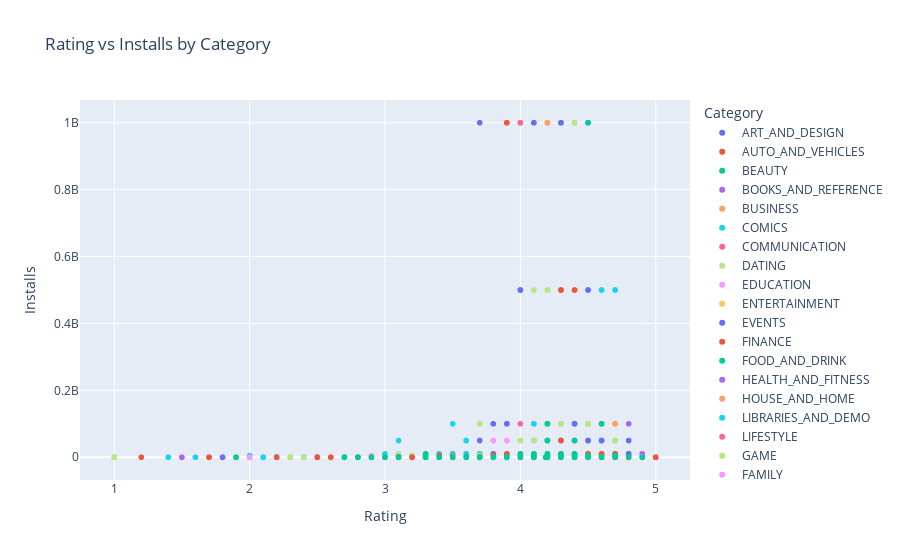

Notebook cell for this chart:
### Code cell
px.scatter(df, x='Rating', y='Installs', color='Category', title='Rating vs Installs by Category')

### Figure 1 — Plotly figure (JSON) as saved in the notebook; plotly's stock layout.template omitted (floating-point values rounded to 4 significant figures; data arrays with more than 128 entries replaced by an {"elided": "..."} marker saying what was removed)
{"data": [{"hovertemplate": "Category=ART_AND_DESIGN<br>Rating=%{x}<br>Installs=%{y}<extra></extra>", "legendgroup": "ART_AND_DESIGN", "marker": {"color": "#636efa", "symbol": "circle"}, "mode": "markers", "name": "ART_AND_DESIGN", "showlegend": true, "type": "scattergl", "x": [4.1, 3.9, 4.7, 4.5, 4.3, 4.4, 3.8, 4.1, 4.4, 4.7, 4.4, 4.4, 4.2, 4.6, 4.4, 3.2, 4.7, 4.5, 4.3, 4.6, 4.0, 4.1, 4.7, 4.188, 4.7, 4.8, 4.7, 4.1, 3.9, 4.1, 4.2, 4.1, 4.5, 4.2, 4.7, 3.8, 4.7, 4.1, 4.7, 4.0, 4.2, 4.5, 4.4, 3.8, 4.2, 4.7, 4.6, 4.2, 4.3, 4.8, 4.4, 4.4, 4.7, 4.7, 4.8, 4.7, 3.4, 4.8, 4.0, 4.8, 4.188, 4.2, 4.3, 4.188, 5.0], "xaxis": "x", "y": [10000, 500000, 5000000, 50000000, 100000, 50000, 50000, 1000000, 1000000, 10000, 1000000, 1000000, 10000000, 100000, 100000, 5000, 500000, 10000, 5000000, 10000000, 100000, 100000, 500000, 100000, 50000, 10000, 500000, 100000, 10000, 100000, 100000, 50000, 100000, 100000, 10000, 100000, 500000, 5000000, 10000, 500000, 10000, 100000, 10000000, 100000, 10000, 10000000, 100000, 100000, 100000, 50000, 1000, 10000000, 100000, 5000, 10000, 1000, 100000, 5000, 1000, 5000, 5000, 50000, 10000, 0, 100], "yaxis": "y"}, {"hovertemplate": "Category=AUTO_AND_VEHICLES<br>Rating=%{x}<br>Installs=%{y}<extra></extra>", "legendgroup": "AUTO_AND_VEHICLES", "marker": {"color": "#EF553B", "symbol": "circle"}, "mode": "markers", "name": "AUTO_AND_VEHICLES", "showlegend": true, "type": "scattergl", "x": [4.2, 4.0, 3.8, 4.6, 3.9, 4.3, 4.9, 4.4, 4.2, 4.0, 3.9, 4.6, 4.9, 4.3, 4.6, 4.9, 3.9, 4.0, 4.3, 3.9, 4.2, 4.8, 3.6, 4.2, 4.8, 4.8, 4.6, 4.5, 4.3, 4.5, 4.9, 3.9, 4.4, 4.0, 4.3, 3.7, 4.4, 4.3, 3.2, 4.6, 4.6, 4.5, 3.7, 4.6, 4.6, 4.6, 4.0, 4.4, 4.0, 4.9, 4.6, 4.5, 4.0, 4.188, 4.4, 4.188, 4.188, 4.188, 4.3, 4.8, 4.188, 4.5, 4.8, 4.2, 3.5, 4.188, 4.2, 4.0, 2.6, 4.188, 4.2, 4.4, 4.0, 3.5, 4.188, 3.2, 4.188, 3.0, 4.188, 3.1, 2.1, 3.9, 4.6, 4.188, 4.188], "xaxis": "x", "y": [100000, 1000000, 100000, 1000000, 100000, 100000, 100000, 50000, 100000, 100000, 100000, 10000, 100000, 1000000, 100000, 100000, 10000, 50000, 5000000, 100000, 5000000, 5000000, 500000, 10000000, 100000, 500000, 50000, 100000, 1000000, 100000, 1000000, 50000, 1000000, 500000, 100000, 1000000, 1000000, 100000, 100000, 1000000, 100000, 100000, 1000000, 1000000, 1000000, 1000000, 500000, 500000, 100000, 1000, 50000, 10000, 100000, 50, 1000, 10, 100, 10, 1000, 500, 10, 100000, 500, 10000, 100, 100, 10000, 1000, 1000, 5, 500, 10000000, 100, 5000, 10, 1000, 10, 100, 5, 1000, 5000, 1000, 10000, 1, 100], "yaxis": "y"}, {"hovertemplate": "Category=BEAUTY<br>Rating=%{x}<br>Installs=%{y}<extra></extra>", "legendgroup": "BEAUTY", "marker": {"color": "#00cc96", "symbol": "circle"}, "mode": "markers", "name": "BEAUTY", "showlegend": true, "type": "scattergl", "x": [4.7, 4.9, 4.7, 3.9, 3.9, 4.2, 4.6, 4.3, 4.7, 4.7, 4.8, 4.2, 4.3, 4.5, 4.1, 4.188, 4.2, 4.5, 4.4, 4.0, 4.1, 4.1, 4.4, 4.6, 4.5, 4.188, 3.9, 4.4, 4.188, 4.6, 3.8, 4.188, 4.188, 4.0, 4.3, 4.5, 4.188, 4.1, 3.7, 4.7, 4.2, 3.1, 4.188, 4.0, 4.188, 4.0, 4.188, 4.5, 4.188, 4.188, 4.0, 4.7, 3.9], "xaxis": "x", "y": [500000, 1000000, 100000, 500000, 1000000, 500000, 100000, 1000000, 50000, 1000000, 10000, 1000000, 100000, 10000, 50000, 100000, 10000, 10000, 10000, 10000000, 500000, 1000000, 50000, 10000, 1000000, 50000, 500000, 500000, 100000, 10000, 5000, 10000, 10000, 100000, 5000, 100000, 10000, 10000, 1000000, 50000, 10000, 10000, 100, 1000, 100, 100, 50, 5000000, 500, 100, 100, 5000, 100000], "yaxis": "y"}, {"hovertemplate": "Category=BOOKS_AND_REFERENCE<br>Rating=%{x}<br>Installs=%{y}<extra></extra>", "legendgroup": "BOOKS_AND_REFERENCE", "marker": {"color": "#ab63fa", "symbol": "circle"}, "mode": "markers", "name": "BOOKS_AND_REFERENCE", "showlegend": true, "type": "scattergl", "x": {"elided": "230 float values"}, "xaxis": "x", "y": {"elided": "230 int values"}, "yaxis": "y"}, {"hovertemplate": "Category=BUSINESS<br>Rating=%{x}<br>Installs=%{y}<extra></extra>", "legendgroup": "BUSINESS", "marker": {"color": "#FFA15A", "symbol": "circle"}, "mode": "markers", "name": "BUSINESS", "showlegend": true, "type": "scattergl", "x": {"elided": "427 float values"}, "xaxis": "x", "y": {"elided": "427 int values"}, "yaxis": "y"}, {"hovertemplate": "Category=COMICS<br>Rating=%{x}<br>Installs=%{y}<extra></extra>", "legendgroup": "COMICS", "marker": {"color": "#19d3f3", "symbol": "circle"}, "mode": "markers", "name": "COMICS", "showlegend": true, "type": "scattergl", "x": [4.5, 4.6, 4.7, 4.7, 4.8, 3.9, 4.1, 4.4, 4.6, 4.5, 4.7, 4.4, 4.5, 3.9, 3.2, 3.2, 4.1, 4.5, 4.2, 4.2, 3.7, 4.5, 4.6, 4.5, 4.188, 4.7, 4.4, 3.5, 3.3, 4.5, 4.4, 4.2, 5.0, 4.4, 4.7, 4.4, 4.4, 4.6, 4.4, 4.5, 3.7, 2.8, 3.3, 4.1, 3.3, 3.9, 4.0, 4.8, 3.0, 3.2, 3.5, 4.4, 3.8, 4.3, 3.8, 4.2, 4.1, 5.0, 4.188, 3.4], "xaxis": "x", "y": [10000000, 500000, 1000000, 500000, 50000, 50000, 50000, 1000000, 10000, 10000, 10000, 10000, 10000, 100000, 5000000, 100000, 1000000, 100000, 1000000, 1000000, 1000000, 1000000, 100000, 5000000, 50000, 100000, 10000, 10000, 5000, 500000, 1000000, 5000, 1000, 5000000, 10000, 50000, 1000000, 100000, 100000, 10000000, 50000, 100, 5000, 50000, 500000, 100000, 5000, 1000000, 1000000, 100000, 100000, 10000, 500000, 10000, 100000, 1000000, 5000000, 5000, 50, 10000], "yaxis": "y"}, {"hovertemplate": "Category=COMMUNICATION<br>Rating=%{x}<br>Installs=%{y}<extra></extra>", "legendgroup": "COMMUNICATION", "marker": {"color": "#FF6692", "symbol": "circle"}, "mode": "markers", "name": "COMMUNICATION", "showlegend": true, "type": "scattergl", "x": {"elided": "366 float values"}, "xaxis": "x", "y": {"elided": "366 int values"}, "yaxis": "y"}, {"hovertemplate": "Category=DATING<br>Rating=%{x}<br>Installs=%{y}<extra></extra>", "legendgroup": "DATING", "marker": {"color": "#B6E880", "symbol": "circle"}, "mode": "markers", "name": "DATING", "showlegend": true, "type": "scattergl", "x": {"elided": "196 float values"}, "xaxis": "x", "y": {"elided": "196 int values"}, "yaxis": "y"}, {"hovertemplate": "Category=EDUCATION<br>Rating=%{x}<br>Installs=%{y}<extra></extra>", "legendgroup": "EDUCATION", "marker": {"color": "#FF97FF", "symbol": "circle"}, "mode": "markers", "name": "EDUCATION", "showlegend": true, "type": "scattergl", "x": {"elided": "130 float values"}, "xaxis": "x", "y": {"elided": "130 int values"}, "yaxis": "y"}, {"hovertemplate": "Category=ENTERTAINMENT<br>Rating=%{x}<br>Installs=%{y}<extra></extra>", "legendgroup": "ENTERTAINMENT", "marker": {"color": "#FECB52", "symbol": "circle"}, "mode": "markers", "name": "ENTERTAINMENT", "showlegend": true, "type": "scattergl", "x": [4.4, 4.0, 4.2, 4.3, 4.5, 3.5, 4.2, 3.1, 4.6, 4.2, 4.3, 4.3, 4.1, 3.8, 3.4, 4.3, 4.4, 4.4, 4.0, 3.7, 3.9, 4.5, 4.4, 4.3, 4.2, 4.2, 4.5, 4.7, 4.5, 4.5, 3.4, 4.2, 4.3, 4.2, 4.6, 4.1, 4.2, 4.2, 4.3, 4.4, 3.9, 4.1, 4.3, 4.6, 3.6, 4.3, 4.3, 4.2, 4.1, 4.1, 4.2, 3.9, 4.2, 3.7, 4.5, 3.7, 3.8, 4.3, 3.0, 4.1, 4.2, 4.1, 3.9, 4.0, 4.4, 4.2, 4.0, 3.9, 4.0, 4.2, 4.0, 4.3, 3.9, 4.4, 4.3, 3.7, 4.0, 4.5, 4.1, 4.5, 3.6, 3.8, 4.0, 3.7, 3.8, 3.7, 4.1, 3.7, 3.9, 4.4, 3.9, 3.9, 4.3, 4.1, 4.0, 3.9, 4.2, 4.3, 4.6, 4.3, 4.6, 4.5, 4.6, 3.9, 4.2, 4.4, 4.2, 4.3, 4.6, 4.3, 4.5], "xaxis": "x", "y": [100000000, 1000000, 1000000, 10000000, 50000000, 10000000, 5000000, 5000000, 10000000, 5000000, 1000000000, 100000000, 5000000, 1000000, 5000000, 5000000, 1000000, 1000000, 10000000, 100000000, 5000000, 10000000, 1000000, 10000000, 50000000, 5000000, 10000000, 1000000, 10000000, 1000000, 10000000, 50000000, 1000000, 100000000, 50000000, 1000000, 5000000, 50000000, 100000000, 1000000, 100000, 1000000, 1000000, 10000000, 100000, 100000, 1000000, 100000000, 500000, 100000, 100000, 1000000, 1000000, 10000000, 1000000, 10000000, 10000000, 10000000, 50000, 1000000, 10000000, 1000000, 5000000, 1000000, 5000000, 1000000, 10000000, 10000000, 1000000, 1000000, 1000000, 1000000, 1000000, 100000000, 10000000, 10000000, 10000000, 500000, 5000000, 10000000, 500000, 1000000, 1000000, 1000000, 10000000, 1000000, 10000000, 10000000, 1000000, 100000000, 10000000, 1000000, 10000000, 10000000, 1000000, 100000, 1000000, 10000, 100000, 100000, 5000000, 100000, 100000, 1000000, 1000000, 1000000, 1000000, 10000000, 100000, 10000000, 10000000], "yaxis": "y"}, {"hovertemplate": "Category=EVENTS<br>Rating=%{x}<br>Installs=%{y}<extra></extra>", "legendgroup": "EVENTS", "marker": {"color": "#636efa", "symbol": "circle"}, "mode": "markers", "name": "EVENTS", "showlegend": true, "type": "scattergl", "x": [4.0, 4.0, 4.5, 4.5, 4.0, 4.0, 4.2, 4.4, 4.6, 4.188, 4.6, 4.1, 4.6, 4.4, 4.6, 4.9, 4.5, 4.6, 4.7, 4.3, 4.188, 4.188, 4.2, 4.3, 5.0, 4.4, 5.0, 4.5, 4.188, 4.188, 4.188, 4.5, 4.8, 4.4, 5.0, 4.188, 3.7, 4.188, 4.1, 4.188, 4.8, 4.188, 4.188, 4.6, 4.8, 4.7, 4.0, 2.9, 4.188, 4.1, 4.188, 4.4, 3.8, 4.188, 4.3, 4.188, 5.0, 4.188, 5.0, 5.0, 4.188, 4.188, 4.188, 4.8], "xaxis": "x", "y": [100000, 5000000, 500000, 50000, 5000000, 1000000, 10000, 1000000, 100000, 10000, 1000000, 100000, 100000, 100000, 50000, 1000, 1000000, 10000, 500, 50000, 100, 100, 100000, 100000, 500, 100000, 100, 100000, 100, 1000, 5000, 100000, 1000, 100000, 100, 1000, 50000, 5000, 100000, 100, 1000, 1000, 100, 500, 1000, 10000, 1000, 500, 100, 5000, 1, 100, 5000, 10, 1000, 10, 100, 10, 500, 10, 100, 10, 10, 500], "yaxis": "y"}, {"hovertemplate": "Category=FINANCE<br>Rating=%{x}<br>Installs=%{y}<extra></extra>", "legendgroup": "FINANCE", "marker": {"color": "#EF553B", "symbol": "circle"}, "mode": "markers", "name": "FINANCE", "showlegend": true, "type": "scattergl", "x": {"elided": "360 float values"}, "xaxis": "x", "y": {"elided": "360 int values"}, "yaxis": "y"}, {"hovertemplate": "Category=FOOD_AND_DRINK<br>Rating=%{x}<br>Installs=%{y}<extra></extra>", "legendgroup": "FOOD_AND_DRINK", "marker": {"color": "#00cc96", "symbol": "circle"}, "mode": "markers", "name": "FOOD_AND_DRINK", "showlegend": true, "type": "scattergl", "x": [3.6, 4.188, 4.1, 4.6, 4.188, 4.7, 4.7, 4.7, 4.7, 4.1, 3.4, 3.8, 3.7, 4.2, 3.1, 3.5, 4.7, 4.5, 4.2, 4.3, 4.0, 4.5, 4.6, 4.7, 4.1, 4.3, 3.8, 4.4, 4.3, 4.2, 4.3, 3.8, 4.3, 3.7, 4.5, 3.6, 4.8, 3.3, 4.7, 4.6, 4.6, 3.4, 4.6, 4.0, 4.1, 4.5, 4.4, 4.5, 4.0, 4.1, 4.5, 4.6, 4.1, 4.5, 4.6, 4.5, 4.3, 3.6, 4.4, 4.6, 4.1, 4.3, 3.9, 4.1, 4.3, 4.7, 4.6, 4.4, 4.2, 4.5, 4.3, 4.2, 4.5, 4.5, 4.3, 4.0, 4.3, 4.3, 2.9, 1.8, 4.4, 4.188, 3.7, 4.188, 4.188, 1.7, 5.0, 4.188, 4.188, 4.188, 4.188, 4.5, 4.5, 4.7, 4.188, 5.0, 4.8, 3.7, 4.188, 4.188, 4.188, 4.188, 4.188, 3.8, 4.188, 3.3, 3.6, 4.1, 4.6, 4.3, 3.6, 4.5, 3.1, 3.4, 4.2, 3.8, 4.2, 4.2, 4.5, 4.4, 4.0, 4.6, 4.188, 4.188], "xaxis": "x", "y": [10000000, 50000, 10000000, 1000000, 10000, 100000, 1000000, 10000000, 1000000, 500000, 10000000, 500000, 50000, 1000000, 1000000, 1000000, 500000, 5000000, 1000000, 5000000, 1000000, 10000000, 100000, 10000000, 5000000, 5000000, 1000000, 10000000, 5000000, 1000000, 1000000, 1000000, 1000000, 100000, 100000, 1000000, 50000, 500000, 500000, 100000, 1000000, 1000000, 100000, 100000, 5000000, 500000, 100000, 1000000, 10000, 50000, 5000000, 10000, 50000, 1000000, 1000000, 10000000, 1000000, 1000000, 1000000, 5000000, 10000000, 10000000, 50000, 100000, 1000000, 1000000, 100000, 10000000, 100000, 1000000, 5000000, 10000000, 1000000, 5000000, 5000000, 10000000, 10000000, 5000000, 10000, 10000, 50000, 5, 10000, 10000, 50, 1000, 100, 10, 10, 100, 500, 100000, 500, 1000000, 1, 50, 5000, 1000, 100, 50, 100, 50, 5, 100000, 10, 10000, 100000, 100000, 100, 1000000, 10000000, 500000, 100000, 1000000, 1000000, 1000000, 1000000, 100000, 10000000, 100000, 100000, 10000, 50000, 10], "yaxis": "y"}, {"hovertemplate": "Category=HEALTH_AND_FITNESS<br>Rating=%{x}<br>Installs=%{y}<extra></extra>", "legendgroup": "HEALTH_AND_FITNESS", "marker": {"color": "#ab63fa", "symbol": "circle"}, "mode": "markers", "name": "HEALTH_AND_FITNESS", "showlegend": true, "type": "scattergl", "x": {"elided": "306 float values"}, "xaxis": "x", "y": {"elided": "306 int values"}, "yaxis": "y"}, {"hovertemplate": "Category=HOUSE_AND_HOME<br>Rating=%{x}<br>Installs=%{y}<extra></extra>", "legendgroup": "HOUSE_AND_HOME", "marker": {"color": "#FFA15A", "symbol": "circle"}, "mode": "markers", "name": "HOUSE_AND_HOME", "showlegend": true, "type": "scattergl", "x": [4.5, 4.8, 4.2, 4.5, 4.1, 4.1, 4.0, 4.3, 4.5, 4.188, 4.6, 3.7, 3.7, 4.2, 4.5, 4.3, 3.9, 4.6, 4.3, 4.4, 4.6, 4.5, 3.8, 4.188, 4.4, 4.7, 3.4, 4.3, 4.3, 4.0, 4.0, 3.8, 4.188, 4.3, 3.6, 3.8, 4.5, 4.6, 4.188, 4.5, 4.7, 4.3, 3.7, 4.188, 4.2, 3.4, 3.9, 4.0, 4.0, 4.0, 4.6, 4.0, 4.1, 3.9, 4.4, 4.4, 4.3, 4.2, 4.4, 4.6, 4.1, 4.5, 4.0, 3.4, 4.188, 4.5, 3.8, 3.8, 4.188, 4.188, 4.2, 4.4, 4.1, 2.8, 4.188, 4.188, 4.3, 3.9, 4.188, 4.188], "xaxis": "x", "y": [10000000, 100000, 1000000, 10000000, 5000000, 1000000, 1000000, 1000000, 10000000, 10000, 10000000, 500000, 100000, 1000000, 1000000, 1000000, 1000000, 1000000, 100000, 5000000, 1000000, 1000000, 1000000, 5000, 5000000, 10000, 100000, 500000, 1000000, 100000, 1000000, 100000, 100000, 1000000, 500000, 500000, 5000000, 500000, 5000, 100000, 10000, 50000, 100000, 10000, 100000, 1000000, 100000, 500000, 1000000, 50000, 10000000, 1000000, 500000, 1000000, 1000000, 500000, 500000, 1000000, 5000000, 10000000, 50000, 1000, 10000000, 100000, 10, 50000, 1000000, 100000, 100, 50, 100000, 10000, 50000, 1000, 1, 100, 1000000, 1000000, 100, 100], "yaxis": "y"}, {"hovertemplate": "Category=LIBRARIES_AND_DEMO<br>Rating=%{x}<br>Installs=%{y}<extra></extra>", "legendgroup": "LIBRARIES_AND_DEMO", "marker": {"color": "#19d3f3", "symbol": "circle"}, "mode": "markers", "name": "LIBRARIES_AND_DEMO", "showlegend": true, "type": "scattergl", "x": [3.9, 4.4, 4.6, 4.188, 4.1, 4.188, 4.188, 3.8, 4.6, 3.5, 4.7, 4.3, 4.5, 4.4, 3.4, 4.3, 4.188, 4.3, 4.6, 4.6, 4.188, 4.2, 4.188, 4.188, 4.6, 4.188, 4.188, 4.4, 3.9, 4.5, 3.8, 4.3, 3.7, 5.0, 3.2, 4.5, 4.7, 4.0, 4.188, 4.1, 3.8, 4.7, 4.5, 4.188, 4.2, 4.188, 4.1, 3.1, 4.3, 4.2, 4.2, 4.1, 4.0, 4.4, 3.9, 4.2, 4.0, 4.0, 4.1, 4.4, 4.0, 3.9, 3.6, 4.188, 4.4, 4.3, 4.1, 3.8, 4.1, 3.7, 3.9, 4.4, 4.188, 4.2, 4.188, 4.188, 4.188, 4.188, 5.0, 4.188, 4.5, 4.2, 4.188, 4.1, 4.3], "xaxis": "x", "y": [50000, 10000, 100000, 1000, 100000, 10000, 100000, 5000000, 50000, 10000000, 1000, 100000, 50000, 100000, 50000, 100000, 10000, 50000, 50000, 100000, 100000, 10000000, 10000, 100000, 10000, 10000, 5000, 500000, 5000000, 100000, 1000000, 10000, 1000000, 1000, 500000, 1000000, 100000, 1000000, 10000, 1000000, 500000, 500000, 100000, 50000, 500000, 500000, 1000000, 100000, 10000, 1000000, 10000, 10000, 5000, 1000, 10000, 10000, 1000, 5000, 10000, 5000, 5000, 10000, 1000, 5000, 5000, 1000, 10000, 1000, 10000, 10000, 10000, 5000, 100, 10000000, 100, 100, 100, 10, 1000, 1000, 5000, 1000000, 500, 100000, 10000000], "yaxis": "y"}, {"hovertemplate": "Category=LIFESTYLE<br>Rating=%{x}<br>Installs=%{y}<extra></extra>", "legendgroup": "LIFESTYLE", "marker": {"color": "#FF6692", "symbol": "circle"}, "mode": "markers", "name": "LIFESTYLE", "showlegend": true, "type": "scattergl", "x": {"elided": "373 float values"}, "xaxis": "x", "y": {"elided": "373 int values"}, "yaxis": "y"}, {"hovertemplate": "Category=GAME<br>Rating=%{x}<br>Installs=%{y}<extra></extra>", "legendgroup": "GAME", "marker": {"color": "#B6E880", "symbol": "circle"}, "mode": "markers", "name": "GAME", "showlegend": true, "type": "scattergl", "x": {"elided": "1121 float values"}, "xaxis": "x", "y": {"elided": "1121 int values"}, "yaxis": "y"}, {"hovertemplate": "Category=FAMILY<br>Rating=%{x}<br>Installs=%{y}<extra></extra>", "legendgroup": "FAMILY", "marker": {"color": "#FF97FF", "symbol": "circle"}, "mode": "markers", "name": "FAMILY", "showlegend": true, "type": "scattergl", "x": {"elided": "1943 float values"}, "xaxis": "x", "y": {"elided": "1943 int values"}, "yaxis": "y"}, {"hovertemplate": "Category=MEDICAL<br>Rating=%{x}<br>Installs=%{y}<extra></extra>", "legendgroup": "MEDICAL", "marker": {"color": "#FECB52", "symbol": "circle"}, "mode": "markers", "name": "MEDICAL", "showlegend": true, "type": "scattergl", "x": {"elided": "408 float values"}, "xaxis": "x", "y": {"elided": "408 int values"}, "yaxis": "y"}, {"hovertemplate": "Category=SOCIAL<br>Rating=%{x}<br>Installs=%{y}<extra></extra>", "legendgroup": "SOCIAL", "marker": {"color": "#636efa", "symbol": "circle"}, "mode": "markers", "name": "SOCIAL", "showlegend": true, "type": "scattergl", "x": {"elided": "280 float values"}, "xaxis": "x", "y": {"elided": "280 int values"}, "yaxis": "y"}, {"hovertemplate": "Category=SHOPPING<br>Rating=%{x}<br>Installs=%{y}<extra></extra>", "legendgroup": "SHOPPING", "marker": {"color": "#EF553B", "symbol": "circle"}, "mode": "markers", "name": "SHOPPING", "showlegend": true, "type": "scattergl", "x": {"elided": "224 float values"}, "xaxis": "x", "y": {"elided": "224 int values"}, "yaxis": "y"}, {"hovertemplate": "Category=PHOTOGRAPHY<br>Rating=%{x}<br>Installs=%{y}<extra></extra>", "legendgroup": "PHOTOGRAPHY", "marker": {"color": "#00cc96", "symbol": "circle"}, "mode": "markers", "name": "PHOTOGRAPHY", "showlegend": true, "type": "scattergl", "x": {"elided": "322 float values"}, "xaxis": "x", "y": {"elided": "322 int values"}, "yaxis": "y"}, {"hovertemplate": "Category=SPORTS<br>Rating=%{x}<br>Installs=%{y}<extra></extra>", "legendgroup": "SPORTS", "marker": {"color": "#ab63fa", "symbol": "circle"}, "mode": "markers", "name": "SPORTS", "showlegend": true, "type": "scattergl", "x": {"elided": "351 float values"}, "xaxis": "x", "y": {"elided": "351 int values"}, "yaxis": "y"}, {"hovertemplate": "Category=TRAVEL_AND_LOCAL<br>Rating=%{x}<br>Installs=%{y}<extra></extra>", "legendgroup": "TRAVEL_AND_LOCAL", "marker": {"color": "#FFA15A", "symbol": "circle"}, "mode": "markers", "name": "TRAVEL_AND_LOCAL", "showlegend": true, "type": "scattergl", "x": {"elided": "237 float values"}, "xaxis": "x", "y": {"elided": "237 int values"}, "yaxis": "y"}, {"hovertemplate": "Category=TOOLS<br>Rating=%{x}<br>Installs=%{y}<extra></extra>", "legendgroup": "TOOLS", "marker": {"color": "#19d3f3", "symbol": "circle"}, "mode": "markers", "name": "TOOLS", "showlegend": true, "type": "scattergl", "x": {"elided": "843 float values"}, "xaxis": "x", "y": {"elided": "843 int values"}, "yaxis": "y"}, {"hovertemplate": "Category=PERSONALIZATION<br>Rating=%{x}<br>Installs=%{y}<extra></extra>", "legendgroup": "PERSONALIZATION", "marker": {"color": "#FF6692", "symbol": "circle"}, "mode": "markers", "name": "PERSONALIZATION", "showlegend": true, "type": "scattergl", "x": {"elided": "388 float values"}, "xaxis": "x", "y": {"elided": "388 int values"}, "yaxis": "y"}, {"hovertemplate": "Category=PRODUCTIVITY<br>Rating=%{x}<br>Installs=%{y}<extra></extra>", "legendgroup": "PRODUCTIVITY", "marker": {"color": "#B6E880", "symbol": "circle"}, "mode": "markers", "name": "PRODUCTIVITY", "showlegend": true, "type": "scattergl", "x": {"elided": "407 float values"}, "xaxis": "x", "y": {"elided": "407 int values"}, "yaxis": "y"}, {"hovertemplate": "Category=PARENTING<br>Rating=%{x}<br>Installs=%{y}<extra></extra>", "legendgroup": "PARENTING", "marker": {"color": "#FF97FF", "symbol": "circle"}, "mode": "markers", "name": "PARENTING", "showlegend": true, "type": "scattergl", "x": [4.5, 3.9, 4.188, 3.8, 4.188, 4.188, 4.6, 4.7, 4.188, 4.0, 4.188, 4.7, 4.1, 3.7, 4.188, 4.1, 3.7, 4.6, 4.4, 4.6, 4.1, 4.4, 4.7, 4.4, 4.188, 4.8, 4.0, 4.9, 4.188, 4.8, 4.4, 4.7, 4.2, 4.6, 4.6, 4.5, 4.6, 4.1, 3.8, 4.8, 4.8, 4.188, 4.5, 4.0, 4.4, 4.7, 4.188, 3.9, 4.4, 4.4, 4.5, 3.1, 4.2, 4.7, 4.3, 4.7, 3.5, 2.0, 5.0, 4.1], "xaxis": "x", "y": [10000, 5000000, 10000, 1000000, 10000, 10000, 100000, 10000, 5000, 1000000, 50000, 50000, 100000, 1000000, 100000, 10000, 1000000, 1000000, 10000, 50000, 10000, 50000, 1000000, 500000, 100000, 100000, 100000, 100000, 10000, 100000, 1000000, 5000, 500000, 100000, 10000, 500000, 10000, 100000, 1000000, 100000, 100000, 10000, 100000, 1000000, 1000000, 100000, 100000, 1000000, 100000, 10000, 1000000, 10000, 10000, 50000, 1000000, 10000000, 10000, 100, 10, 1000], "yaxis": "y"}, {"hovertemplate": "Category=WEATHER<br>Rating=%{x}<br>Installs=%{y}<extra></extra>", "legendgroup": "WEATHER", "marker": {"color": "#FECB52", "symbol": "circle"}, "mode": "markers", "name": "WEATHER", "showlegend": true, "type": "scattergl", "x": [4.4, 4.8, 4.4, 4.8, 4.5, 4.7, 4.5, 3.5, 4.4, 4.3, 4.4, 4.2, 4.6, 4.4, 4.4, 3.9, 4.3, 4.5, 4.2, 3.7, 4.2, 3.9, 3.6, 4.5, 4.3, 4.3, 4.2, 4.6, 4.5, 4.5, 4.2, 3.9, 4.8, 3.8, 4.5, 4.5, 4.2, 4.0, 4.2, 4.4, 4.5, 3.8, 4.2, 4.4, 4.5, 4.5, 4.5, 4.188, 4.188, 4.4, 4.0, 4.4, 4.2, 3.3, 4.5, 4.188, 4.4, 4.188, 4.7, 4.6, 4.0, 4.2, 3.7, 3.9, 3.7, 4.7, 4.1, 4.4, 4.4, 4.2, 3.5, 4.2, 4.2, 4.2, 4.2, 3.8, 3.8, 4.188, 4.188, 4.188, 4.4, 3.8], "xaxis": "x", "y": [50000000, 1000000, 50000000, 10000, 10000000, 1000000, 10000000, 1000000, 1000000, 1000000, 10000000, 5000000, 500000, 10000000, 1000000, 5000000, 5000000, 1000000, 10000000, 5000000, 1000000, 5000000, 1000000, 50000000, 1000000, 100000, 10000000, 1000000, 10000000, 500000, 1000000, 10000000, 100000, 1000000, 500000, 500000, 5000000, 100000, 1000000, 100000, 500000, 500, 5000, 50000000, 10000, 100000, 50000, 500, 1000, 50000000, 100000, 10000000, 1000000, 10000, 5000000, 1000, 100000, 500, 1000000, 100000, 1000000, 10000000, 1000000, 100000, 100000, 100000, 100000, 1000000, 10000000, 5000000, 100000, 500000, 500000, 1000000, 1000000, 10000, 1000, 10, 10, 1000, 100000, 100000], "yaxis": "y"}, {"hovertemplate": "Category=VIDEO_PLAYERS<br>Rating=%{x}<br>Installs=%{y}<extra></extra>", "legendgroup": "VIDEO_PLAYERS", "marker": {"color": "#636efa", "symbol": "circle"}, "mode": "markers", "name": "VIDEO_PLAYERS", "showlegend": true, "type": "scattergl", "x": {"elided": "175 float values"}, "xaxis": "x", "y": {"elided": "175 int values"}, "yaxis": "y"}, {"hovertemplate": "Category=NEWS_AND_MAGAZINES<br>Rating=%{x}<br>Installs=%{y}<extra></extra>", "legendgroup": "NEWS_AND_MAGAZINES", "marker": {"color": "#EF553B", "symbol": "circle"}, "mode": "markers", "name": "NEWS_AND_MAGAZINES", "showlegend": true, "type": "scattergl", "x": {"elided": "264 float values"}, "xaxis": "x", "y": {"elided": "264 int values"}, "yaxis": "y"}, {"hovertemplate": "Category=MAPS_AND_NAVIGATION<br>Rating=%{x}<br>Installs=%{y}<extra></extra>", "legendgroup": "MAPS_AND_NAVIGATION", "marker": {"color": "#00cc96", "symbol": "circle"}, "mode": "markers", "name": "MAPS_AND_NAVIGATION", "showlegend": true, "type": "scattergl", "x": {"elided": "137 float values"}, "xaxis": "x", "y": {"elided": "137 int values"}, "yaxis": "y"}], "layout": {"legend": {"title": {"text": "Category"}, "tracegroupgap": 0}, "title": {"text": "Rating vs Installs by Category"}, "xaxis": {"anchor": "y", "domain": [0, 1], "title": {"text": "Rating"}}, "yaxis": {"anchor": "x", "domain": [0, 1], "title": {"text": "Installs"}}}}
